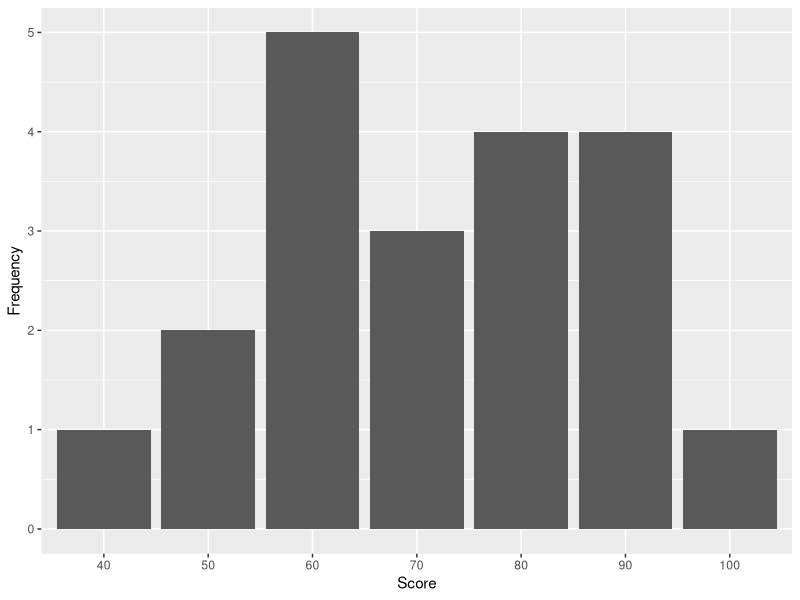
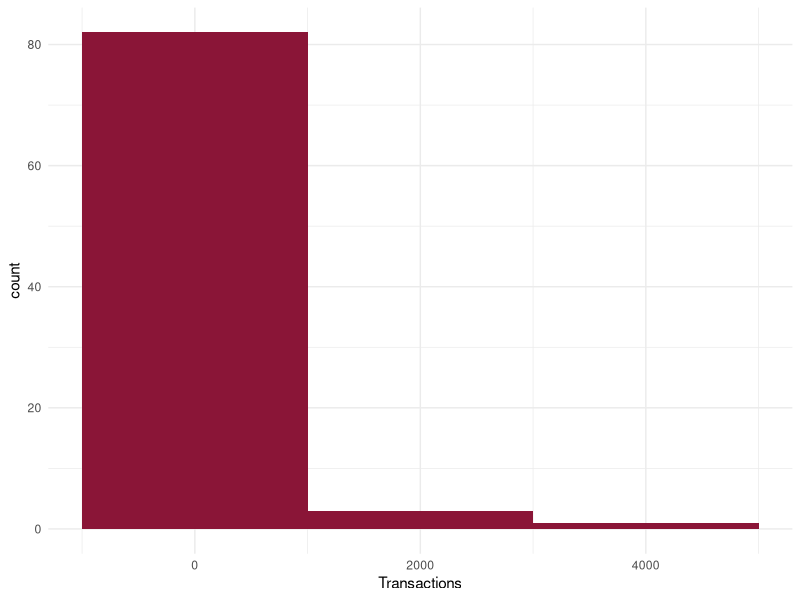
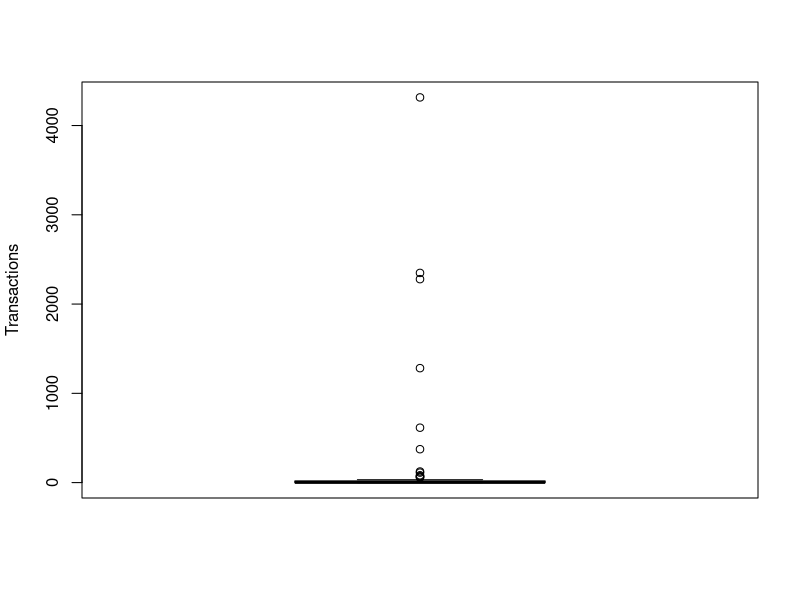
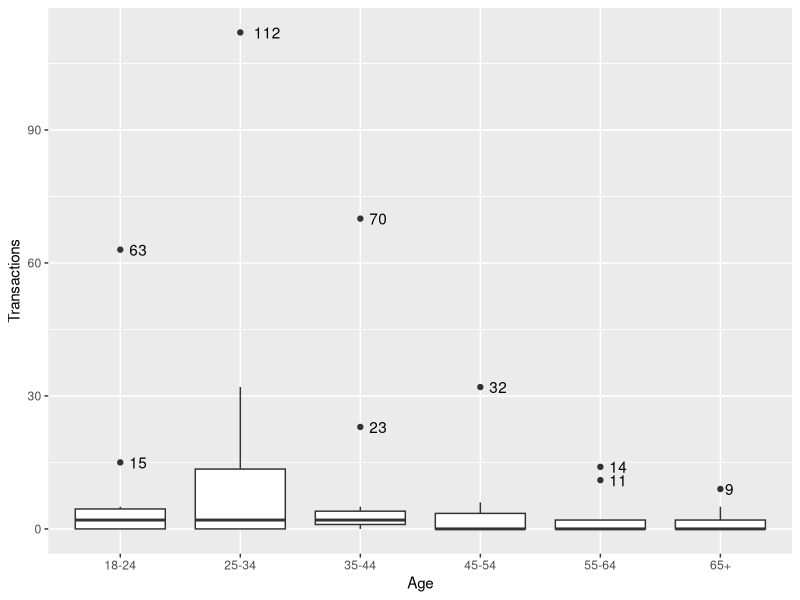
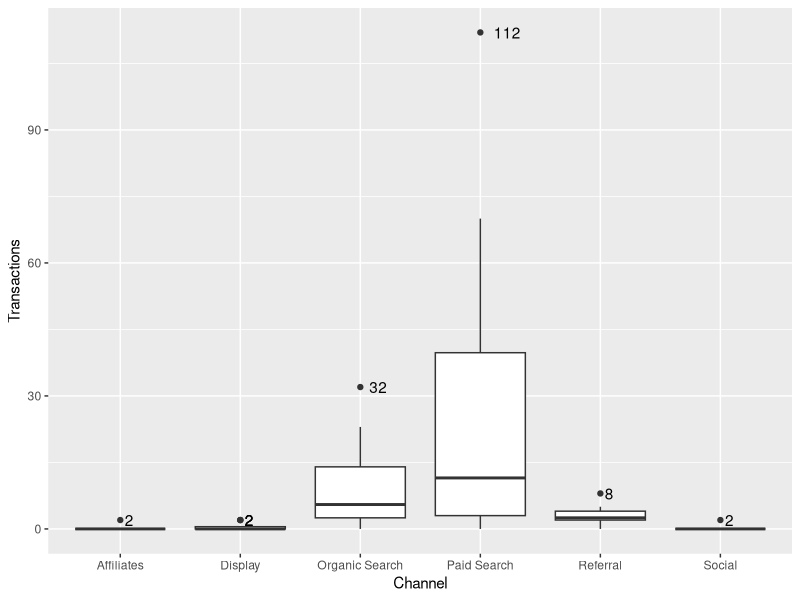

Generate these figures, in order, with R:
## ---- chunk 1

#You will need to install readxl package

library(readxl)

my_data <- read_excel("google analytics sample data.xlsx") #Create a dataset and name it as my_data

## ---- chunk 2
#You will need to install kableExtra package
library(kableExtra)

knitr::kable(head(my_data[,1:12], 20), digits = 5, booktabs = TRUE,
  caption = 'The First 20 Rows of the Google Analytics Sample Data'
) |>
  kable_styling(font_size = 6.5)
## ---- chunk 3
#Frequency and grouped frequency analysis
#You will need to install dplyr package
library(tidyverse)

Transaction_Frequency_Channel <- my_data |>
  group_by(Channel) |>
  summarise(Frequency = sum(Transactions))

Transaction_Frequency_Age <- my_data |>
  group_by(Age) |>
  summarise(Frequency = sum(Transactions))
## ---- chunk 4

knitr::kable(
  list(
    head(arrange(Transaction_Frequency_Channel, desc(Frequency))),
    head(arrange(Transaction_Frequency_Age, desc(Frequency)))),
  booktabs = TRUE,
  caption = 'Grouped Transaction Frequency for Channel and Age'
)
## ---- chunk 5

#Creat a subset for year 2020 and year 2021

my_data_2020 <- my_data |> filter(Year == 2020)
my_data_2021 <- my_data |> filter(Year == 2021)

Revenue_Frequency_2020 <- my_data_2020 |>
  group_by(Channel) |>
  summarise(Revenue = sum(Revenue))

Revenue_Frequency_2021 <- my_data_2021 |>
  group_by(Channel) |>
  summarise(Revenue = sum(Revenue))

## ---- chunk 6

knitr::kable(
  list(
    head(arrange(Revenue_Frequency_2020, desc(Revenue))),
    head(arrange(Revenue_Frequency_2021, desc(Revenue)))),
  booktabs = TRUE,
  caption = 'Grouped Revenue in 2020 and 2021'
)
## ---- chunk 7
Revenue_Relative_Frequency_2020 <- my_data_2020 |>
  group_by(Channel) |>
  summarise('Revenue_Percentage' = sum(Revenue)/sum(my_data_2020$Revenue))

Revenue_Relative_Frequency_2021 <- my_data_2021 |>
  group_by(Channel) |>
  summarise('Revenue_Percentage' = sum(Revenue)/sum(my_data_2021$Revenue))

## ---- chunk 8

knitr::kable(
  list(
    head(arrange(Revenue_Relative_Frequency_2020, desc(Revenue_Percentage))),
    head(arrange(Revenue_Relative_Frequency_2021, desc(Revenue_Percentage)))),
  booktabs = TRUE,
  caption = 'Grouped Revenue in 2020 and 2021'
)
## ---- chunk 9
my_data$ECR <- my_data$`Ecommerce Conversion Rate`*10000
## ---- chunk 10

knitr::kable(head(my_data[,1:13], 20), digits = 5, booktabs = TRUE,
  caption = 'The First 20 Rows of the Google Analytics Sample Data'
) |>
  kable_styling(font_size = 6.5)
## ---- chunk 11
#creating a new colunme of old users
my_data$OldUsers <- my_data$Users-my_data$'New Users'

userratio <- my_data |>
  group_by(Channel) |>
  summarise(OldUsers = sum(OldUsers), NewUsers = sum(`New Users`),Ratio = sum(OldUsers)/sum(`New Users`))
## ---- chunk 12

knitr::kable(
    head(arrange(userratio, desc(Ratio))),
  booktabs = TRUE,
  caption = 'The Ratio of Old Users and New Users for Each Channel'
) |>
  kable_styling(font_size = 14)
## ---- chunk 13
StudentID <- c(1:20)
Score <- c(40,50,50,60,60,60,60,60,70,70,70,80,80,80,80,90,90,90,90,100)
TestData <- data.frame(StudentID, Score)
ScoreFrequency <- as.data.frame(table(TestData$Score)) # Calculate the frequency of each score
colnames(ScoreFrequency) <- c("Score","Frequency")
## ---- chunk 14

knitr::kable(
    head(arrange(ScoreFrequency)),
  booktabs = TRUE,
  caption = 'Frequency of Test Scores from 20 Students', align = "l"
) |>
  kable_styling(font_size = 16)
## ---- chunk 15

knitr::kable(head(TestData, 20), booktabs = TRUE,
  caption = 'A Small Dataset of Test Scores from 20 Students', align = "l"
) |>
  kable_styling(font_size = 16)
## ---- chunk 16
# You will need install ggplot2 package
library(ggplot2)

# Barplot
ggplot(ScoreFrequency, aes(x=Score, y=Frequency)) +
  geom_bar(stat = "identity")

## ---- chunk 17
#Calculate mean for each col
mean_report <- my_data |>
  summarise_if(is.numeric, mean)

#Calculate median for each col
median_report <- my_data |>
  summarise_if(is.numeric, median)

#Create the mode function
getmode <- function(v) {
  uniqv <- unique(v)
  uniqv[which.max(tabulate(match(v, uniqv)))]
}

#Calculate mode for each col
mode_report <- my_data |>
  summarise_if(is.numeric, getmode)


#combine the reports
centerreport <- as.data.frame(rbind(mean_report, median_report, mode_report))
rownames(centerreport) <- c("Mean","Median","Mode")
centerreport <- centerreport[, -10]
## ---- chunk 18

knitr::kable(
    arrange(centerreport),
    digits = 0,
    booktabs = TRUE,
    caption = 'Descriptive Statistics-mean,median,mode', align = "l"
) |>
  kable_styling(font_size = 9)
## ---- chunk 19
#Calculated the weighted mean for ECR
weighted.mean(my_data$`Ecommerce Conversion Rate`, my_data$Users)

## ---- chunk 20
Score1 <- data.frame(c(110, 90,70,50,30))
Score2 <- data.frame(c(75, 70,70,70,65))
colnames(Score1) <- c("Score1")
colnames(Score2) <- c("Score2")
## ---- chunk 21

knitr::kable(
  list(
    head(arrange(Score1, desc(Score1))),
    head(arrange(Score2, desc(Score2)))),
  booktabs = TRUE,
  caption = 'Two Small Data Sets with the Same Mean and Median'
)
## ---- chunk 22
#Calculate range for each col
range_report <- my_data |>
  reframe(across(where(is.numeric), range))

#Calculate Inter quartile range (IQR) for each col
range_report_interquartile <- my_data |>
  summarise_if(is.numeric, IQR)

#aggreate center report with range and IQR report
stats_report <- bind_rows(centerreport,range_report, range_report_interquartile)
rownames(stats_report) <- c("mean","median","mode","min","max","IQR")
stats_report <- stats_report[, -12]
## ---- chunk 23

knitr::kable(
    arrange(stats_report),
    digits = 0,
    booktabs = TRUE,
    caption = 'Descriptive Statistics', align = "l"
) |>
  kable_styling(font_size = 9)
## ---- chunk 24
# Histogram: a simple way to detect outliers is to draw a histogram of the data.

#using ggplot2(https://www.colorbook.io/hexcolors/view/0C4C8A)

ggplot(my_data) +
  aes(x = Transactions) +
  geom_histogram(binwidth = 2000, fill = "#8A1537") +
  theme_minimal()

#TRY MORE THEME:https://ggplot2.tidyverse.org/reference/ggtheme.html

## ---- chunk 25
#Boxplot: in addition to histograms, boxplots are also useful to detect potential outliers.

boxplot(my_data$Transactions,
          ylab = "Transactions")

## ---- chunk 26
#Define Outlier
find_outlier <- function(x) {
  return(x < quantile(x, .25) - 1.5*IQR(x) | x > quantile(x, .75) + 1.5*IQR(x))
}

#add new column to data frame that indicates if each observation is an outlier
my_data_outlier <- my_data |>
  filter(!Channel %in% c('Direct', '(Other)')) |>
  group_by(Age) |>
  mutate(outlier = ifelse(find_outlier(Transactions), Transactions, NA))

#create box plot of points by age and label outliers
ggplot(my_data_outlier, aes(x=Age, y=Transactions)) +
  geom_boxplot() +
  geom_text(aes(label=outlier), na.rm=TRUE, hjust=-.5)

## ---- chunk 27
#Try to use a different group - Channel
my_data_outlier <- my_data |>
  filter(!Channel %in% c('Direct', '(Other)')) |>
  group_by(Channel) |>
  mutate(outlier = ifelse(find_outlier(Transactions), Transactions, NA))

#create box plot of points by Channel and label outliers
ggplot(my_data_outlier, aes(x=Channel, y=Transactions)) +
  geom_boxplot() +
  geom_text(aes(label=outlier), na.rm=TRUE, hjust=-.5)

## ---- chunk 28
#Calculate sd for each col
sd_report <- my_data |>
  summarise_if(is.numeric, sd)

#aggregate sd to the stats_report
Descriptive_Statistics <- bind_rows(stats_report, sd_report)
rownames(Descriptive_Statistics) <- c("mean","median","mode","min","max","IQR", "sd")
Descriptive_Statistics <- Descriptive_Statistics[,-12]
## ---- chunk 29

knitr::kable(
    arrange(Descriptive_Statistics),
    digits = 0,
    booktabs = TRUE,
    caption = 'Descriptive Statistics', align = "l"
) |>
  kable_styling(font_size = 9)
